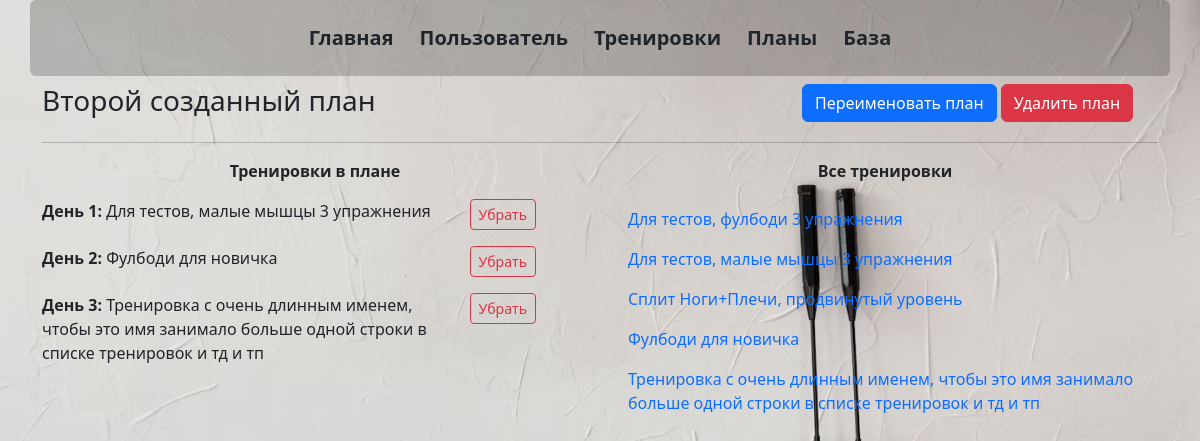
Before: /plan_new/2 with the older database file.
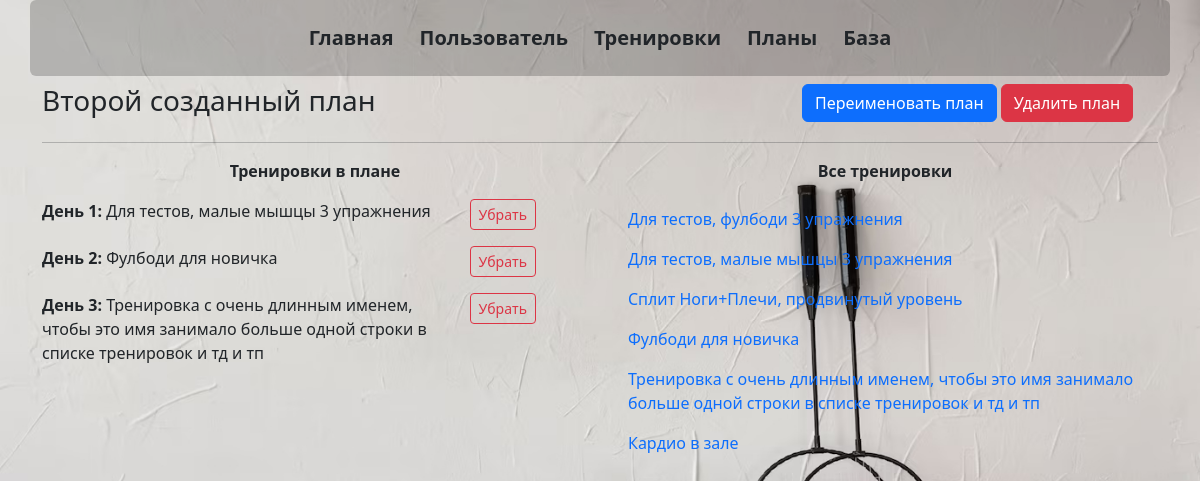
After: the same page with the newer database file.
### _models.py (models this page shows, shortened)
class Training(db.Model):
    __tablename__ = 'trainings'
    training_id = db.Column(db.Integer, primary_key=True)
    name = db.Column(db.String(50), nullable=False)
    exercises = relationship('Exercise', secondary='training_exercises', overlaps="trainings")
    user_trainings = relationship('UserTraining', back_populates='training')
    plans = relationship('Plan', secondary='plan_trainings', back_populates='trainings')

### main.py (the view)
@app.route('/plan_new/<int:plan_id>', methods=['POST', 'GET'])
def plan_new(plan_id):
    trainings = Training.query.all()
    if request.method == 'POST' and plan_id == 0:
        plan_name = request.form.get('plan_name')
        unique_name = generate_unique_plan_name(plan_name)
        plan = Plan(name=unique_name)
        db.session.add(plan)
        try:
            db.session.commit()
        except:
            db.session.rollback()
            return 'Ошибка при создании нового плана тренировок'
    else:
        plan = Plan.query.get(plan_id)
    plan_trainings = Plan_Trainings.query.filter_by(plan_id=plan.id).all()
    return render_template('plan_new.html', trainings=trainings, plan=plan, plan_trainings=plan_trainings)

### templates/plan_new.html (shortened to what this page needs)
{% extends 'base.html' %}
{% block body %}
<div class="row">
    <div class="col-8">
        <h3>{{plan.name}}</h3>
    </div>
    <div class="col-4">
        <a href="#" class="btn btn-primary">Переименовать план</a>
        <a href="#" class="btn btn-danger">Удалить план</a>
    </div>
</div>
<hr>
<div class="row">
    <div class="col-6">
        <div class="container mb-3 text-center">
            <b>Тренировки в плане</b>
        </div>
        {% for i in range(plan_trainings|length) %}
            {% for train in plan.trainings %}
                {% if train.training_id == plan_trainings[i].training_id %}
                    <div class="row mb-3">
                        <div class="col-9">
                            <b>День {{i+1}}:</b> {{ train.name }}
                        </div>
                        <div class="col-3">
                            <a href="#{{plan_trainings[i].id}}" class="btn btn-outline-danger btn-sm">Убрать</a>
                        </div>
                    </div>
                {% endif %}
            {% endfor %}
        {% endfor %}
    </div>
    <div class="col-6">
        <div class="container mb-3 text-center">
            <b>Все тренировки</b>
        </div>
        <ul class="nav flex-column mb-0">
            {% for train in trainings %}
            <li class="mb-0">
                <a href="#" class="nav-link link-underline link-underline-opacity-0 bg-opacity-0" data-bs-toggle="modal" data-bs-target="#modal_training_to_plan{{train.training_id}}">{{train.name}}</a>
            </li>
            {% endfor %}
        </ul>
    </div>
</div>
{% endblock %}

Changed rows visible on the page:
added Training: name "Кардио в зале"
